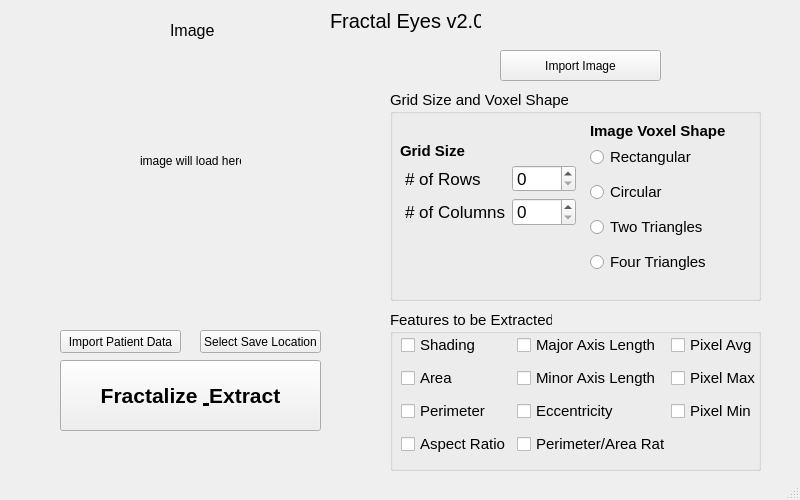
<?xml version="1.0" encoding="UTF-8"?>
<ui version="4.0">
 <class>MainWindow</class>
 <widget class="QMainWindow" name="MainWindow">
  <property name="geometry">
   <rect>
    <x>0</x>
    <y>0</y>
    <width>800</width>
    <height>500</height>
   </rect>
  </property>
  <property name="windowTitle">
   <string>MainWindow</string>
  </property>
  <widget class="QWidget" name="centralwidget">
   <widget class="QWidget" name="widget" native="true">
    <property name="geometry">
     <rect>
      <x>20</x>
      <y>50</y>
      <width>341</width>
      <height>251</height>
     </rect>
    </property>
    <property name="autoFillBackground">
     <bool>true</bool>
    </property>
    <widget class="QLabel" name="label_3">
     <property name="geometry">
      <rect>
       <x>120</x>
       <y>90</y>
       <width>101</width>
       <height>41</height>
      </rect>
     </property>
     <property name="text">
      <string>image will load here</string>
     </property>
    </widget>
   </widget>
   <widget class="QLabel" name="FRactalEyes">
    <property name="geometry">
     <rect>
      <x>330</x>
      <y>0</y>
      <width>151</width>
      <height>41</height>
     </rect>
    </property>
    <property name="font">
     <font>
      <pointsize>15</pointsize>
     </font>
    </property>
    <property name="text">
     <string>Fractal Eyes v2.0</string>
    </property>
   </widget>
   <widget class="QLabel" name="image">
    <property name="geometry">
     <rect>
      <x>170</x>
      <y>20</y>
      <width>51</width>
      <height>21</height>
     </rect>
    </property>
    <property name="font">
     <font>
      <pointsize>12</pointsize>
     </font>
    </property>
    <property name="text">
     <string>Image</string>
    </property>
   </widget>
   <widget class="QPushButton" name="pushButton">
    <property name="geometry">
     <rect>
      <x>500</x>
      <y>50</y>
      <width>161</width>
      <height>31</height>
     </rect>
    </property>
    <property name="text">
     <string>Import Image</string>
    </property>
   </widget>
   <widget class="QGroupBox" name="groupBox">
    <property name="geometry">
     <rect>
      <x>390</x>
      <y>90</y>
      <width>371</width>
      <height>211</height>
     </rect>
    </property>
    <property name="font">
     <font>
      <pointsize>11</pointsize>
     </font>
    </property>
    <property name="title">
     <string>Grid Size and Voxel Shape</string>
    </property>
    <widget class="QWidget" name="formLayoutWidget">
     <property name="geometry">
      <rect>
       <x>10</x>
       <y>70</y>
       <width>181</width>
       <height>71</height>
      </rect>
     </property>
     <layout class="QFormLayout" name="formLayout">
      <property name="leftMargin">
       <number>5</number>
      </property>
      <property name="topMargin">
       <number>5</number>
      </property>
      <property name="rightMargin">
       <number>5</number>
      </property>
      <property name="bottomMargin">
       <number>5</number>
      </property>
      <item row="0" column="0">
       <widget class="QLabel" name="label">
        <property name="font">
         <font>
          <pointsize>13</pointsize>
         </font>
        </property>
        <property name="text">
         <string># of Rows</string>
        </property>
       </widget>
      </item>
      <item row="1" column="0">
       <widget class="QLabel" name="label_2">
        <property name="font">
         <font>
          <pointsize>13</pointsize>
         </font>
        </property>
        <property name="text">
         <string># of Columns</string>
        </property>
       </widget>
      </item>
      <item row="0" column="1">
       <widget class="QSpinBox" name="spinBox">
        <property name="font">
         <font>
          <pointsize>13</pointsize>
         </font>
        </property>
       </widget>
      </item>
      <item row="1" column="1">
       <widget class="QSpinBox" name="spinBox_2">
        <property name="font">
         <font>
          <pointsize>13</pointsize>
         </font>
        </property>
       </widget>
      </item>
     </layout>
    </widget>
    <widget class="QLabel" name="label_4">
     <property name="geometry">
      <rect>
       <x>10</x>
       <y>50</y>
       <width>91</width>
       <height>21</height>
      </rect>
     </property>
     <property name="font">
      <font>
       <pointsize>11</pointsize>
       <weight>75</weight>
       <bold>true</bold>
      </font>
     </property>
     <property name="text">
      <string>Grid Size</string>
     </property>
    </widget>
    <widget class="QWidget" name="verticalLayoutWidget">
     <property name="geometry">
      <rect>
       <x>200</x>
       <y>50</y>
       <width>160</width>
       <height>141</height>
      </rect>
     </property>
     <layout class="QVBoxLayout" name="verticalLayout">
      <item>
       <widget class="QRadioButton" name="radioButton_2">
        <property name="text">
         <string>Rectangular</string>
        </property>
       </widget>
      </item>
      <item>
       <widget class="QRadioButton" name="radioButton">
        <property name="text">
         <string>Circular</string>
        </property>
       </widget>
      </item>
      <item>
       <widget class="QRadioButton" name="radioButton_3">
        <property name="text">
         <string>Two Triangles</string>
        </property>
       </widget>
      </item>
      <item>
       <widget class="QRadioButton" name="radioButton_4">
        <property name="text">
         <string>Four Triangles</string>
        </property>
       </widget>
      </item>
     </layout>
    </widget>
    <widget class="QLabel" name="label_5">
     <property name="geometry">
      <rect>
       <x>200</x>
       <y>30</y>
       <width>151</width>
       <height>21</height>
      </rect>
     </property>
     <property name="font">
      <font>
       <pointsize>11</pointsize>
       <weight>75</weight>
       <italic>false</italic>
       <bold>true</bold>
      </font>
     </property>
     <property name="text">
      <string>Image Voxel Shape</string>
     </property>
    </widget>
   </widget>
   <widget class="QGroupBox" name="groupBox_2">
    <property name="geometry">
     <rect>
      <x>390</x>
      <y>310</y>
      <width>371</width>
      <height>161</height>
     </rect>
    </property>
    <property name="font">
     <font>
      <pointsize>11</pointsize>
     </font>
    </property>
    <property name="title">
     <string>Features to be Extracted</string>
    </property>
    <widget class="QWidget" name="layoutWidget">
     <property name="geometry">
      <rect>
       <x>11</x>
       <y>20</y>
       <width>360</width>
       <height>131</height>
      </rect>
     </property>
     <layout class="QGridLayout" name="gridLayout_2">
      <item row="0" column="0">
       <widget class="QCheckBox" name="checkBox">
        <property name="text">
         <string>Shading</string>
        </property>
       </widget>
      </item>
      <item row="0" column="1">
       <widget class="QCheckBox" name="checkBox_6">
        <property name="text">
         <string>Major Axis Length</string>
        </property>
       </widget>
      </item>
      <item row="0" column="2">
       <widget class="QCheckBox" name="checkBox_11">
        <property name="text">
         <string>Pixel Avg</string>
        </property>
       </widget>
      </item>
      <item row="1" column="0">
       <widget class="QCheckBox" name="checkBox_2">
        <property name="text">
         <string>Area</string>
        </property>
       </widget>
      </item>
      <item row="1" column="1">
       <widget class="QCheckBox" name="checkBox_7">
        <property name="text">
         <string>Minor Axis Length</string>
        </property>
       </widget>
      </item>
      <item row="1" column="2">
       <widget class="QCheckBox" name="checkBox_12">
        <property name="text">
         <string>Pixel Max</string>
        </property>
       </widget>
      </item>
      <item row="2" column="0">
       <widget class="QCheckBox" name="checkBox_3">
        <property name="text">
         <string>Perimeter</string>
        </property>
       </widget>
      </item>
      <item row="2" column="1">
       <widget class="QCheckBox" name="checkBox_4">
        <property name="text">
         <string>Eccentricity</string>
        </property>
       </widget>
      </item>
      <item row="2" column="2">
       <widget class="QCheckBox" name="checkBox_9">
        <property name="text">
         <string>Pixel Min</string>
        </property>
       </widget>
      </item>
      <item row="3" column="0">
       <widget class="QCheckBox" name="checkBox_5">
        <property name="text">
         <string>Aspect Ratio</string>
        </property>
       </widget>
      </item>
      <item row="3" column="1">
       <widget class="QCheckBox" name="checkBox_8">
        <property name="text">
         <string>Perimeter/Area Ratio</string>
        </property>
       </widget>
      </item>
     </layout>
    </widget>
   </widget>
   <widget class="QPushButton" name="pushButton_2">
    <property name="geometry">
     <rect>
      <x>60</x>
      <y>330</y>
      <width>121</width>
      <height>23</height>
     </rect>
    </property>
    <property name="font">
     <font>
      <pointsize>9</pointsize>
     </font>
    </property>
    <property name="text">
     <string>Import Patient Data</string>
    </property>
   </widget>
   <widget class="QPushButton" name="pushButton_3">
    <property name="geometry">
     <rect>
      <x>200</x>
      <y>330</y>
      <width>121</width>
      <height>23</height>
     </rect>
    </property>
    <property name="font">
     <font>
      <pointsize>9</pointsize>
     </font>
    </property>
    <property name="text">
     <string>Select Save Location</string>
    </property>
   </widget>
   <widget class="QPushButton" name="pushButton_4">
    <property name="geometry">
     <rect>
      <x>60</x>
      <y>360</y>
      <width>261</width>
      <height>71</height>
     </rect>
    </property>
    <property name="font">
     <font>
      <pointsize>16</pointsize>
      <weight>75</weight>
      <bold>true</bold>
     </font>
    </property>
    <property name="text">
     <string>Fractalize &amp; Extract</string>
    </property>
   </widget>
  </widget>
  <widget class="QStatusBar" name="statusbar"/>
 </widget>
 <resources/>
 <connections/>
</ui>
